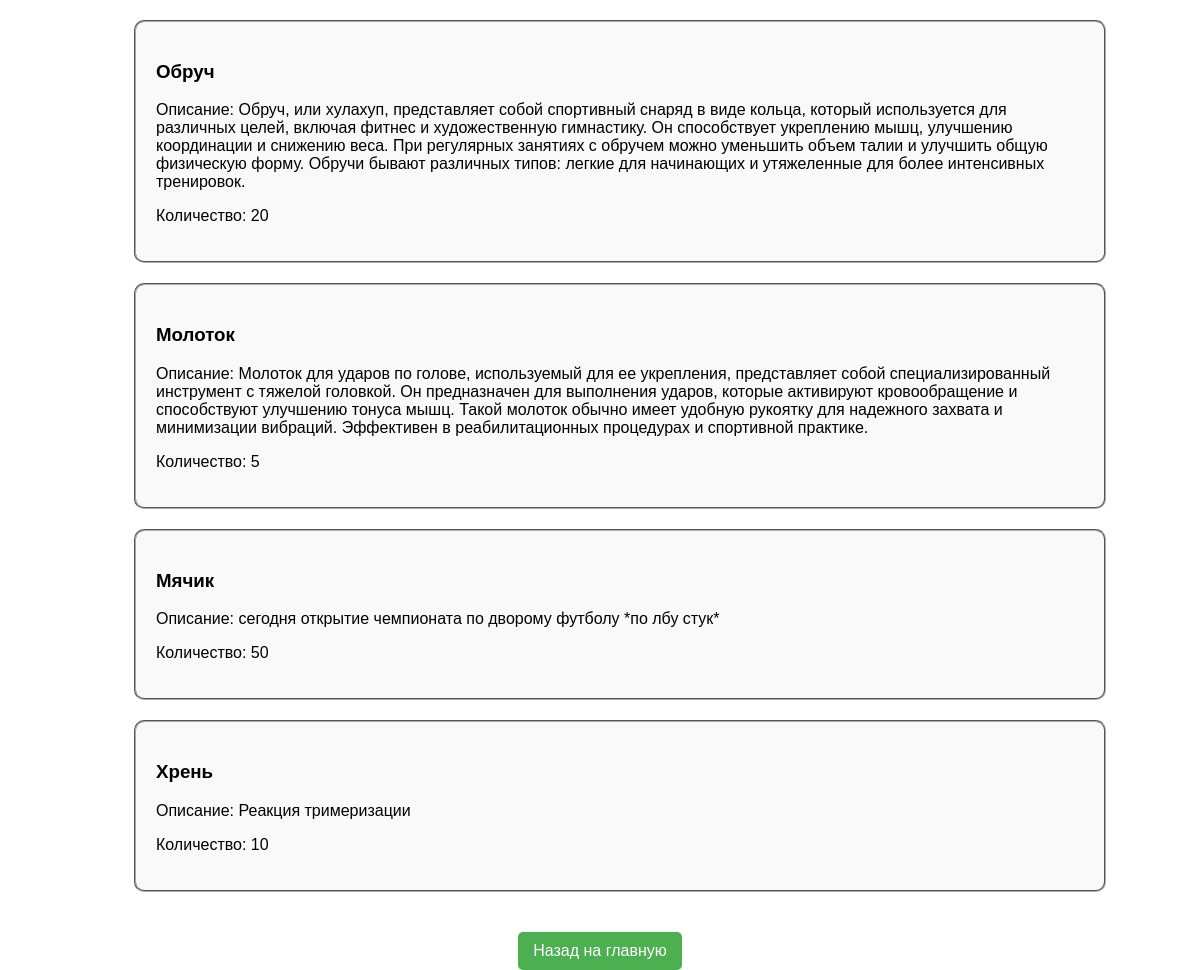
/inventory/owned_inventory/ (signed in), run on an earlier commit of the app's database.
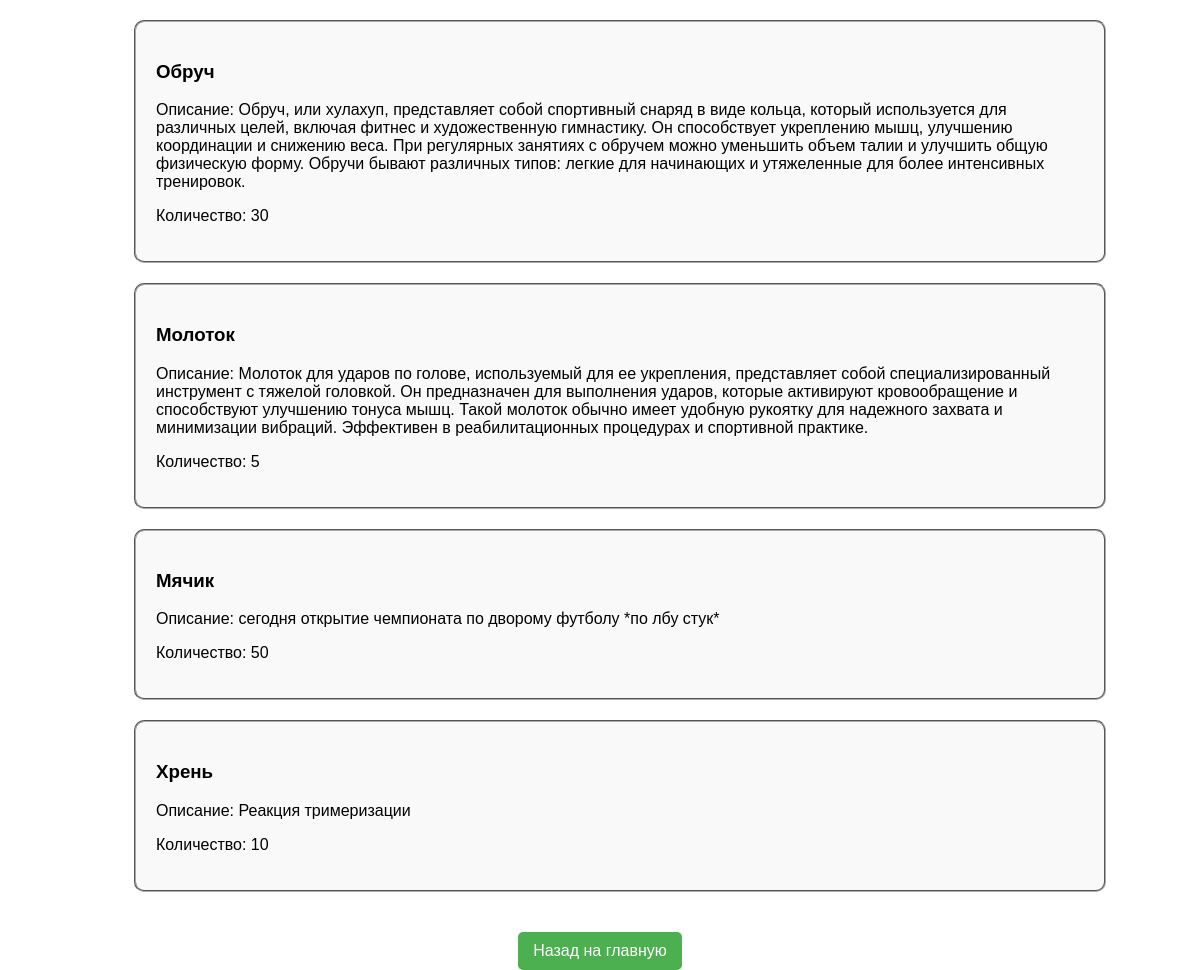
And on a later commit of the database.
### invpage/models.py (models this page shows, shortened)
class Ownership(models.Model):
    user = models.ForeignKey(settings.AUTH_USER_MODEL, on_delete=models.CASCADE, related_name='owned_items')
    item = models.ForeignKey(InventoryItem, on_delete=models.CASCADE, related_name='owners')
    quantity = models.PositiveIntegerField(default=1)

class InventoryItem(models.Model):
    name = models.CharField(max_length=255)
    description = models.TextField()
    status = models.CharField(max_length=50, default='Исправен')
    item_id = models.AutoField(primary_key=True)
    quantity = models.PositiveIntegerField(default=0)

### invpage/views.py (the view)
# urls.py: path('owned_inventory/', owned_inv, name='owned_inv')
@login_required
def owned_inv(request):
    user = request.user
    owned_items = Ownership.objects.filter(user=user).select_related('item')
    return render(request, 'inventory_owned.html', {'owned_items': owned_items})

### invpage/templates/inventory_owned.html (shortened to what this page needs)
{% load static %}
<!DOCTYPE html>
<html lang="en">
<head>
    <link rel="stylesheet" href="{% static 'invpage/css/own_inv.css' %}">
</head>
<body>
<ul class="inventory-list good" id="inventory-list-good">
    {% for el in owned_items %}
        <li>
            <div class="inventory-card">
                <h3>{{ el.item.name }}</h3>
                <p>Описание: {{ el.item.description }}</p>
                <p>Количество: {{ el.quantity }}</p>
            </div>
        </li>
    {% empty %}
        <li>Нет доступного инвентаря.</li>
    {% endfor %}
</ul>
<div class="button-container">
    <a href="{% url 'index' %}">Назад на главную</a>
</div>
</body>
</html>

What changed in the data, as far as the page shows it:
changed Ownership "Обруч": quantity "20" → "30"
